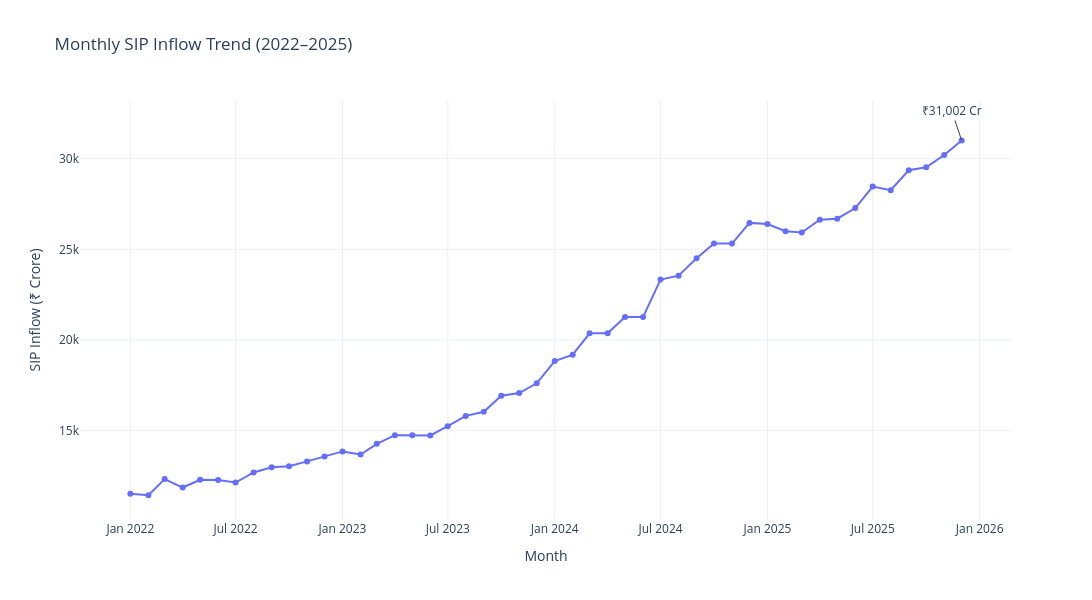

The cell this chart's notebook holds for it:
### Code cell
max_row = sip_plot.loc[sip_plot["sip_inflow_crore"].idxmax()]

fig.add_annotation(
    x=max_row["month"],
    y=max_row["sip_inflow_crore"],
    text=f"₹{max_row['sip_inflow_crore']:,} Cr",
    showarrow=True
)

### Figure 1 — Plotly figure (JSON) as saved in the notebook; plotly's stock layout.template omitted (floating-point values rounded to 4 significant figures)
{"data": [{"hovertemplate": "Month=%{x}<br>SIP Inflow (₹ Crore)=%{y}<extra></extra>", "legendgroup": "", "line": {"color": "#636efa", "dash": "solid"}, "marker": {"symbol": "circle"}, "mode": "lines+markers", "name": "", "orientation": "v", "showlegend": false, "type": "scatter", "x": ["2022-01", "2022-02", "2022-03", "2022-04", "2022-05", "2022-06", "2022-07", "2022-08", "2022-09", "2022-10", "2022-11", "2022-12", "2023-01", "2023-02", "2023-03", "2023-04", "2023-05", "2023-06", "2023-07", "2023-08", "2023-09", "2023-10", "2023-11", "2023-12", "2024-01", "2024-02", "2024-03", "2024-04", "2024-05", "2024-06", "2024-07", "2024-08", "2024-09", "2024-10", "2024-11", "2024-12", "2025-01", "2025-02", "2025-03", "2025-04", "2025-05", "2025-06", "2025-07", "2025-08", "2025-09", "2025-10", "2025-11", "2025-12"], "xaxis": "x", "y": [11517, 11438, 12328, 11863, 12286, 12276, 12140, 12694, 12976, 13040, 13306, 13573, 13856, 13687, 14276, 14749, 14749, 14734, 15245, 15814, 16042, 16928, 17073, 17610, 18838, 19187, 20371, 20371, 21262, 21262, 23332, 23547, 24509, 25323, 25320, 26459, 26400, 25999, 25926, 26632, 26688, 27274, 28464, 28265, 29361, 29529, 30200, 31002], "yaxis": "y"}], "layout": {"annotations": [{"showarrow": true, "text": "₹31,002 Cr", "x": "2025-12", "y": 31002}], "height": 600, "legend": {"tracegroupgap": 0}, "title": {"text": "Monthly SIP Inflow Trend (2022–2025)"}, "width": 1200, "xaxis": {"anchor": "y", "domain": [0, 1], "title": {"text": "Month"}}, "yaxis": {"anchor": "x", "domain": [0, 1], "title": {"text": "SIP Inflow (₹ Crore)"}}}}
